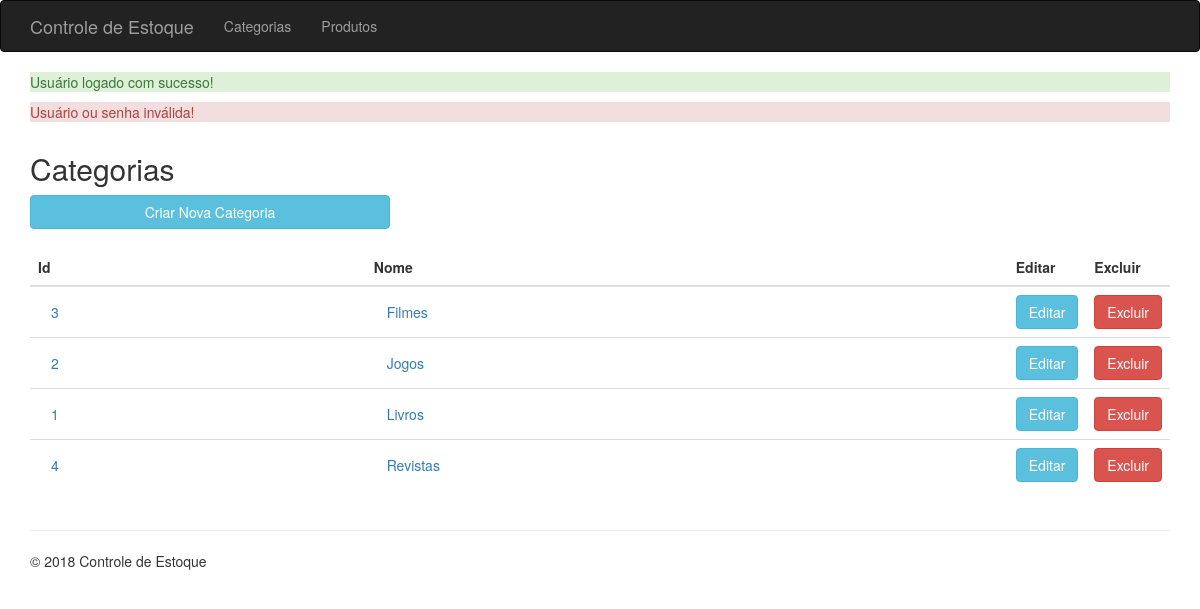
Page /listar-categoria.php (signed in) on the committed database.
### tables this page shows
CREATE TABLE categorias
(
  id INT NOT NULL AUTO_INCREMENT,
  nome VARCHAR(50) NOT NULL,
  PRIMARY KEY(id)
);

### model/CategoriaModel.php (called while the page is built, shortened)
<?php
class CategoriaModel
{
    public static function listar()
    {
        $query =
            "SELECT id, nome
             FROM categorias
             ORDER BY nome";
        $conexao = Conexao::pegarConexao();
        $resultado = $conexao->query($query);
        $lista = $resultado->fetchAll();
        return $lista;
    }
}

### listar-categoria.php (the view, shortened to what this page needs)
<?php
try {
    $lista = CategoriaModel::listar();
} catch(Exception $e) {
    Erro::trataErro($e);
}
?>
<?php require_once 'cabecalho.php' ?>
    <div class="row">
        <div class="col-md-12">
            <h2>Categorias</h2>
        </div>
    </div>
    <div class="row">
        <div class="col-md-4">
            <a href="inserir-categoria.php" class="btn btn-info btn-block">Criar Nova Categoria</a>
        </div>
    </div>
    <br>
    <div class="row">
        <div class="col-md-12">
            <table class="table">
                <thead>
                <tr>
                    <th>Id</th>
                    <th>Nome</th>
                    <th class="acao">Editar</th>
                    <th class="acao">Excluir</th>
                </tr>
                </thead>
                <tbody>
                <?php foreach ($lista as $linha): ?>
                    <tr>
                        <td><a href="detalhar-categoria.php?id=<?php echo $linha['id'] ?>" class="btn btn-link"><?php echo $linha['id'] ?></a></td>
                        <td><a href="detalhar-categoria.php?id=<?php echo $linha['id'] ?>" class="btn btn-link"><?php echo $linha['nome'] ?></a></td>
                        <td><a href="editar-categoria.php?id=<?php echo $linha['id'] ?>" class="btn btn-info">Editar</a></td>
                        <td><a href="excluir-categoria-service.php?id=<?php echo $linha['id'] ?>" class="btn btn-danger">Excluir</a></td>
                    </tr>
                <?php endforeach ?>
                </tbody>
            </table>
        </div>
    </div>
<?php require_once 'rodape.php' ?>

### assets/css/app.css (style rules this page uses)
.table th+.acao { width: 50px; }

### rows in the picture
categorias: id "3", nome "Filmes"
categorias: id "2", nome "Jogos"
categorias: id "1", nome "Livros"
categorias: id "4", nome "Revistas"

### other values in the picture
$_SESSION[$tipo] "Usuário logado com sucesso! Usuário ou senha inválida!"
